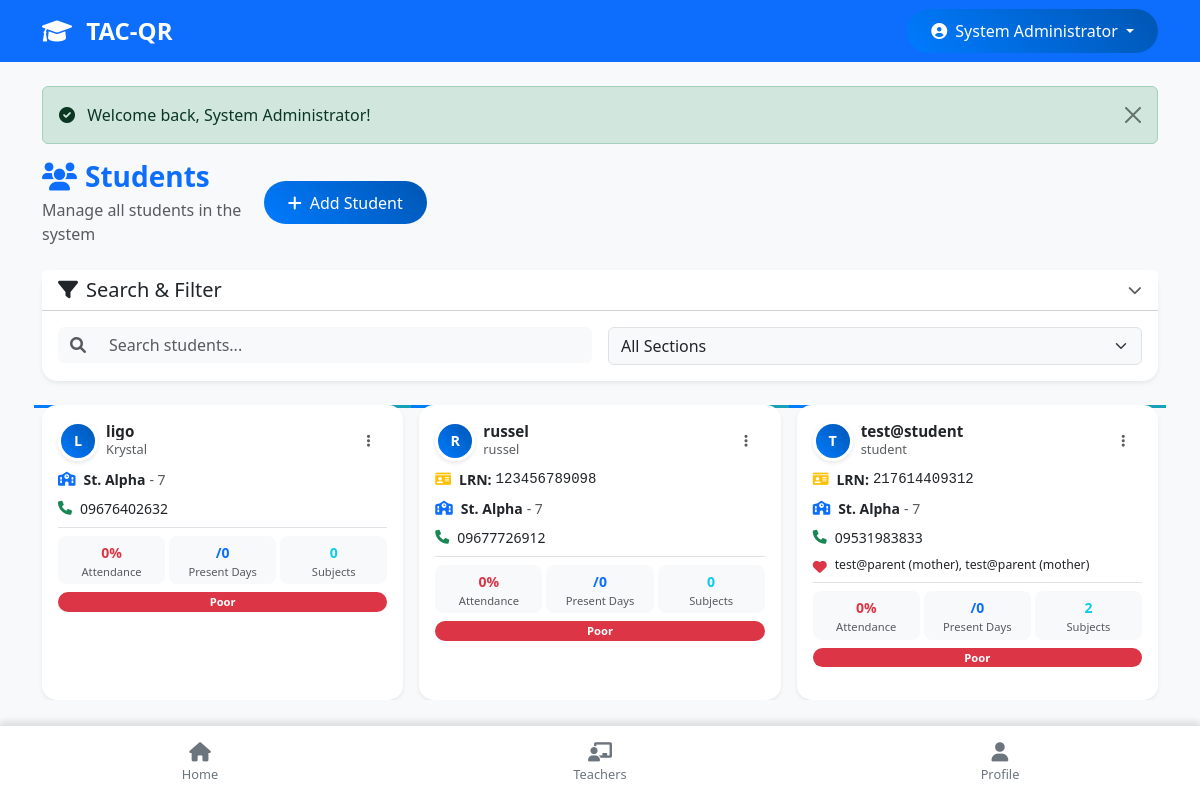
/students.php (signed in), run on the app's committed database.
### tables this page shows
CREATE TABLE `users` (
  `id` int(11) NOT NULL,
  `username` varchar(50) NOT NULL,
  `full_name` varchar(100) NOT NULL,
  `password` varchar(255) NOT NULL DEFAULT '',
  `phone` varchar(20) DEFAULT NULL,
  `role` enum('admin','teacher','student','parent') NOT NULL,
  `lrn` varchar(12) DEFAULT NULL COMMENT 'Learner Reference Number for students only',
  `section_id` int(11) DEFAULT NULL,
  `parent_id` int(11) DEFAULT NULL,
  `profile_image` varchar(255) DEFAULT NULL,
  `profile_image_path` varchar(255) DEFAULT NULL,
  `qr_code` text DEFAULT NULL,
  `status` enum('active','inactive') DEFAULT 'active',
  `created_at` timestamp NOT NULL DEFAULT current_timestamp(),
  `updated_at` timestamp NOT NULL DEFAULT current_timestamp() ON UPDATE current_timestamp()
);

CREATE TABLE `sections` (
  `id` int(11) NOT NULL,
  `section_name` varchar(50) NOT NULL,
  `grade_level` varchar(20) NOT NULL,
  `teacher_id` int(11) DEFAULT NULL,
  `description` text DEFAULT NULL,
  `status` enum('active','inactive') DEFAULT 'active',
  `created_at` timestamp NOT NULL DEFAULT current_timestamp()
);

### students.php (the view, shortened to what the rows shown need)
<?php
require_once 'config.php';
$user_role = $_SESSION['role'];
$additional_css = '
<link rel="stylesheet" type="text/css" href="https://cdn.datatables.net/1.11.5/css/dataTables.bootstrap5.min.css">
<link rel="stylesheet" href="https://cdnjs.cloudflare.com/ajax/libs/animate.css/4.1.1/animate.min.css">
';
include 'header.php';
try {
    if ($user_role == 'admin') {
        $students_query = "
            SELECT u.*, s.section_name, s.grade_level,
                   GROUP_CONCAT(CONCAT(p.full_name, ' (', sp.relationship, ')') SEPARATOR ', ') as parents,
                   COUNT(DISTINCT ss.id) as enrolled_subjects_count
            FROM users u
            LEFT JOIN sections s ON u.section_id = s.id
            LEFT JOIN student_parents sp ON u.id = sp.student_id
            LEFT JOIN users p ON sp.parent_id = p.id
            LEFT JOIN student_subjects ss ON u.id = ss.student_id AND ss.status = 'enrolled'
            WHERE u.role = 'student' AND u.status = 'active'
            GROUP BY u.id
            ORDER BY u.full_name
        ";
        $stmt = $pdo->query($students_query);
    }
    $students = $stmt->fetchAll(PDO::FETCH_ASSOC);
} catch(PDOException $e) {
    $students = [];
    $sections = [];
    $subjects = [];
}
?>
<div class="row">
    <div class="col-12">
        <div class="d-flex flex-column flex-md-row justify-content-between align-items-start align-items-md-center mb-4 gap-3">
            <div class="flex-grow-1">
                <h1 class="h3 fw-bold text-primary mb-1">
                    <i class="fas fa-users me-2"></i>Students
                </h1>
            </div>
        </div>
    </div>
</div>
<div class="row g-3" id="students-container">
    <?php if (empty($students)): ?>
        <div class="col-12">
            <div class="card h-100 border-0 shadow-sm">
                <div class="card-body text-center py-4">
                    <i class="fas fa-user-graduate fa-3x text-muted mb-3"></i>
                    <h5 class="text-muted mb-2">No Students Found</h5>
                    <p class="text-muted small mb-3">
                        <?php if ($user_role == 'admin' || $user_role == 'teacher'): ?>
                            Start by adding students to the system.
                        <?php else: ?>
                            No student records available.
                        <?php endif; ?>
                    </p>
                    <?php if ($user_role == 'admin' || $user_role == 'teacher'): ?>
                        <button class="btn btn-primary btn-sm" data-bs-toggle="modal" data-bs-target="#addStudentModal">
                            <i class="fas fa-plus me-2"></i>Add First Student
                        </button>
                    <?php endif; ?>
                </div>
            </div>
        </div>
    <?php else: ?>
        <?php foreach ($students as $student): ?>
            <div class="col-12 col-sm-6 col-lg-4 student-card"
                 data-name="<?php echo strtolower($student['full_name']); ?>"
                 data-username="<?php echo strtolower($student['username']); ?>"
                 data-section="<?php echo $student['section_id']; ?>">
                <div class="card border-0 shadow-sm h-100 animate__animated animate__fadeIn">
                    <div class="card-body p-3">
                        <div class="d-flex justify-content-between align-items-start mb-2">
                            <div class="d-flex align-items-center w-100">
                                <div class="profile-avatar me-2 flex-shrink-0" style="width: 40px; height: 40px; background: linear-gradient(45deg, #007bff, #0056b3); display: flex; align-items: center; justify-content: center; border-radius: 50%; color: white; font-weight: bold; font-size: 0.9rem;">
                                    <?php echo strtoupper(substr($student['full_name'], 0, 1)); ?>
                                </div>
                                <div class="flex-grow-1 min-w-0 me-2">
                                    <h6 class="fw-bold mb-0 text-truncate" style="font-size: 0.95rem;"><?php echo $student['full_name']; ?></h6>
                                    <p class="text-muted small mb-0 text-truncate" style="font-size: 0.8rem;"><?php echo $student['username']; ?></p>
                                </div>
                                <div class="dropdown me-2">
                                    <button class="btn btn-sm btn-link text-muted p-2 rounded-circle" type="button" data-bs-toggle="dropdown" aria-expanded="false">
                                        <i class="fas fa-ellipsis-v"></i>
                                    </button>
                                </div>
                            </div>
                        </div>
                        <div class="student-info small">
                            <?php if ($student['lrn']): ?>
                                <div class="d-flex align-items-center mb-2">
                                    <i class="fas fa-id-card me-2 text-warning flex-shrink-0"></i>
                                    <span class="fw-semibold me-1">LRN:</span>
                                    <span class="font-monospace text-truncate"><?php echo $student['lrn']; ?></span>
                                </div>
                            <?php endif; ?>
                            <?php if ($student['section_name']): ?>
                                <div class="d-flex align-items-center mb-2">
                                    <i class="fas fa-school me-2 text-primary flex-shrink-0"></i>
                                    <span class="fw-semibold text-truncate"><?php echo $student['section_name']; ?></span>
                                    <?php if ($student['grade_level']): ?>
                                        <span class="text-muted ms-1 text-truncate">- <?php echo $student['grade_level']; ?></span>
                                    <?php endif; ?>
                                </div>
                            <?php endif; ?>
                            <?php if ($student['phone']): ?>
                                <div class="d-flex align-items-center mb-2">
                                    <i class="fas fa-phone me-2 text-success flex-shrink-0"></i>
                                    <span class="text-truncate"><?php echo $student['phone']; ?></span>
                                </div>
                            <?php endif; ?>
                            <?php if ($student['parents']): ?>
                                <div class="d-flex align-items-start mb-2">
                                    <i class="fas fa-heart me-2 text-danger mt-1 flex-shrink-0"></i>
                                    <span class="text-wrap text-break small"><?php echo $student['parents']; ?></span>
                                </div>
                            <?php endif; ?>
                        </div>
                        <?php
                        $attendance_summary = evaluateAttendance($pdo, $student['id']);
                        ?>
                        <div class="mt-2 pt-2 border-top">
                            <div class="row g-1 text-center">
                                <div class="col-4">
                                    <div class="p-1 rounded-3 bg-light">
                                        <div class="text-<?php echo $attendance_summary['evaluation'] == 'Excellent' ? 'success' : ($attendance_summary['evaluation'] == 'Good' ? 'info' : ($attendance_summary['evaluation'] == 'Fair' ? 'warning' : 'danger')); ?>">
                                            <small><strong><?php echo $attendance_summary['attendance_rate']; ?>%</strong></small>
                                        </div>
                                        <small class="text-muted d-block" style="font-size: 0.7rem;">Attendance</small>
                                    </div>
                                </div>
                                <div class="col-4">
                                    <div class="p-1 rounded-3 bg-light">
                                        <div class="text-primary">
                                            <small><strong><?php echo $attendance_summary['present_days']; ?>/<?php echo $attendance_summary['total_days']; ?></strong></small>
                                        </div>
                                        <small class="text-muted d-block" style="font-size: 0.7rem;">Present Days</small>
                                    </div>
                                </div>
                                <div class="col-4">
                                    <div class="p-1 rounded-3 bg-light">
                                        <div class="text-info">
                                            <small><strong><?php echo $student['enrolled_subjects_count'] ?? 0; ?></strong></small>
                                        </div>
                                        <small class="text-muted d-block" style="font-size: 0.7rem;">Subjects</small>
                                    </div>
                                </div>
                            </div>
                            <div class="mt-1">
                                <span class="badge bg-<?php echo $attendance_summary['evaluation'] == 'Excellent' ? 'success' : ($attendance_summary['evaluation'] == 'Good' ? 'info' : ($attendance_summary['evaluation'] == 'Fair' ? 'warning' : 'danger')); ?> w-100 py-1" style="font-size: 0.7rem;">
                                    <?php echo $attendance_summary['evaluation']; ?>
                                </span>
                            </div>
                        </div>
                    </div>
                </div>
            </div>
        <?php endforeach; ?>
    <?php endif; ?>
</div>
<?php include 'footer.php'; ?>

### header.php (shortened to what the rows shown need)
<!DOCTYPE html>
<html lang="en">
<head>
    <link href="https://cdn.jsdelivr.net/npm/bootstrap@5.3.0/dist/css/bootstrap.min.css" rel="stylesheet">
    <link href="https://cdnjs.cloudflare.com/ajax/libs/font-awesome/6.0.0/css/all.min.css" rel="stylesheet">
    <link href="https://cdn.jsdelivr.net/npm/select2@4.1.0-rc.0/dist/css/select2.min.css" rel="stylesheet">
    <link href="https://cdn.jsdelivr.net/npm/select2-bootstrap-5-theme@1.3.0/dist/select2-bootstrap-5-theme.min.css" rel="stylesheet">
    <link href="assets/css/pwa.css" rel="stylesheet">
    <?php if (isset($additional_css)) echo $additional_css; ?>
</head>
<body class="<?php echo isOfflineMode() ? 'offline-mode' : ''; ?>">
<nav class="navbar navbar-expand-lg navbar-dark bg-primary sticky-top">
    <div class="container">
        <?php if (isLoggedIn()): ?>
            <div class="dropdown">
                <button class="btn btn-primary dropdown-toggle border-0" type="button" id="userDropdown" data-bs-toggle="dropdown" aria-expanded="false">
                    <i class="fas fa-user-circle me-1"></i>
                    <span class="d-none d-md-inline">
                        <?php
                        $current_user = getCurrentUser($pdo);
                        echo $current_user ? $current_user['full_name'] : 'User';
                        ?>
                    </span>
                </button>
            </div>
        <?php endif; ?>
    </div>
</nav>
<main class="container mt-4">

### data on the page
users: full_name "System Administrator"
users: full_name "L", full_name "ligo", username "Krystal", section.section_name "St. Alpha", section.grade_level "7", phone "09676402632", attendance_rate "0", total_days "0", enrolled_subjects_count "0", evaluation "Poor"
users: full_name "R", full_name "russel", username "russel", lrn "123456789098", section.section_name "St. Alpha", section.grade_level "7", phone "09677726912", attendance_rate "0", total_days "0", enrolled_subjects_count "0", evaluation "Poor"
users: full_name "T", full_name "test@student", username "student", lrn "217614409312", section.section_name "St. Alpha", section.grade_level "7", phone "09531983833", parents "test@parent (mother), test@parent (mother)", attendance_rate "0", total_days "0", enrolled_subjects_count "2", evaluation "Poor"

### other printed values
$_SESSION['success'] "Welcome back, System Administrator!"
